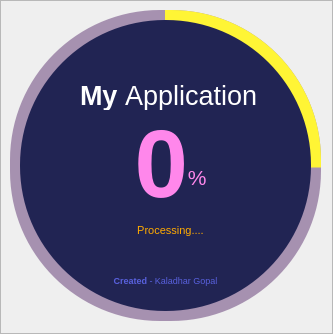
<?xml version="1.0" encoding="UTF-8"?>
<ui version="4.0">
 <class>MainWindow</class>
 <widget class="QMainWindow" name="MainWindow">
  <property name="geometry">
   <rect>
    <x>0</x>
    <y>0</y>
    <width>333</width>
    <height>334</height>
   </rect>
  </property>
  <property name="windowTitle">
   <string>MainWindow</string>
  </property>
  <widget class="QWidget" name="centralwidget">
   <layout class="QHBoxLayout" name="horizontalLayout">
    <property name="spacing">
     <number>0</number>
    </property>
    <property name="leftMargin">
     <number>0</number>
    </property>
    <property name="topMargin">
     <number>0</number>
    </property>
    <property name="rightMargin">
     <number>0</number>
    </property>
    <property name="bottomMargin">
     <number>0</number>
    </property>
    <item>
     <widget class="QFrame" name="frame">
      <property name="frameShape">
       <enum>QFrame::StyledPanel</enum>
      </property>
      <property name="frameShadow">
       <enum>QFrame::Raised</enum>
      </property>
      <widget class="QFrame" name="frame_2">
       <property name="geometry">
        <rect>
         <x>10</x>
         <y>10</y>
         <width>311</width>
         <height>311</height>
        </rect>
       </property>
       <property name="styleSheet">
        <string notr="true">QFrame{
	background-color: rgba(53, 0, 80,100);
border-radius:150px;

}</string>
       </property>
       <property name="frameShape">
        <enum>QFrame::StyledPanel</enum>
       </property>
       <property name="frameShadow">
        <enum>QFrame::Raised</enum>
       </property>
       <widget class="QLabel" name="ProgressBar">
        <property name="geometry">
         <rect>
          <x>0</x>
          <y>0</y>
          <width>311</width>
          <height>311</height>
         </rect>
        </property>
        <property name="styleSheet">
         <string notr="true">QLabel{
border-radius:150px;
	background-color: qconicalgradient(cx:0.5, cy:0.5, angle:90, stop:0.747082 rgba(255, 53, 53, 0), stop:0.749027 rgba(255, 245, 53, 255));
}</string>
        </property>
        <property name="text">
         <string/>
        </property>
       </widget>
       <widget class="QFrame" name="frame_3">
        <property name="geometry">
         <rect>
          <x>10</x>
          <y>10</y>
          <width>291</width>
          <height>291</height>
         </rect>
        </property>
        <property name="styleSheet">
         <string notr="true">QFrame{
border-radius:145px;
	
	background-color: rgb(33, 36, 83);
}</string>
        </property>
        <property name="frameShape">
         <enum>QFrame::StyledPanel</enum>
        </property>
        <property name="frameShadow">
         <enum>QFrame::Raised</enum>
        </property>
        <widget class="QLabel" name="label_2">
         <property name="geometry">
          <rect>
           <x>60</x>
           <y>40</y>
           <width>181</width>
           <height>71</height>
          </rect>
         </property>
         <property name="font">
          <font>
           <pointsize>11</pointsize>
          </font>
         </property>
         <property name="styleSheet">
          <string notr="true">color: rgb(255, 255, 255);
background-color: rgb(33, 36, 83);</string>
         </property>
         <property name="text">
          <string>&lt;html&gt;&lt;head/&gt;&lt;body&gt;&lt;p&gt;&lt;span style=&quot; font-size:20pt; font-weight:600;&quot;&gt;My &lt;/span&gt;&lt;span style=&quot; font-size:20pt;&quot;&gt;Application &lt;/span&gt;&lt;/p&gt;&lt;/body&gt;&lt;/html&gt;</string>
         </property>
        </widget>
        <widget class="QLabel" name="PercentLabel">
         <property name="geometry">
          <rect>
           <x>40</x>
           <y>90</y>
           <width>221</width>
           <height>111</height>
          </rect>
         </property>
         <property name="styleSheet">
          <string notr="true">color: rgb(255, 135, 235);</string>
         </property>
         <property name="frameShape">
          <enum>QFrame::NoFrame</enum>
         </property>
         <property name="text">
          <string>&lt;html&gt;&lt;head/&gt;&lt;body&gt;&lt;p align=&quot;center&quot;&gt;&lt;span style=&quot; font-size:72pt; font-weight:600;&quot;&gt;0&lt;/span&gt;&lt;span style=&quot; font-size:24pt; vertical-align:super;&quot;&gt;%&lt;/span&gt;&lt;/p&gt;&lt;/body&gt;&lt;/html&gt;</string>
         </property>
        </widget>
        <widget class="QLabel" name="LoadingLabel">
         <property name="geometry">
          <rect>
           <x>50</x>
           <y>200</y>
           <width>201</width>
           <height>21</height>
          </rect>
         </property>
         <property name="font">
          <font>
           <pointsize>11</pointsize>
          </font>
         </property>
         <property name="styleSheet">
          <string notr="true">QLabel{
border-radius:10px;
	color: rgb(255, 170, 0);
	background-color: qlineargradient(spread:pad, x1:0, y1:0, x2:1, y2:1, stop:0 rgba(0, 0, 0, 0), stop:1 rgba(255, 255, 255, 0));
}</string>
         </property>
         <property name="text">
          <string>&lt;html&gt;&lt;head/&gt;&lt;body&gt;&lt;p align=&quot;center&quot;&gt;&lt;span style=&quot; font-size:8pt;&quot;&gt;Processing....&lt;/span&gt;&lt;/p&gt;&lt;/body&gt;&lt;/html&gt;</string>
         </property>
        </widget>
        <widget class="QLabel" name="label_5">
         <property name="geometry">
          <rect>
           <x>80</x>
           <y>250</y>
           <width>131</width>
           <height>21</height>
          </rect>
         </property>
         <property name="font">
          <font>
           <pointsize>11</pointsize>
          </font>
         </property>
         <property name="styleSheet">
          <string notr="true">QLabel{
border-radius:10px;
	
	color: rgb(88, 96, 221);
	background-color: qlineargradient(spread:pad, x1:0, y1:0, x2:1, y2:1, stop:0 rgba(0, 0, 0, 0), stop:1 rgba(255, 255, 255, 0));
}</string>
         </property>
         <property name="text">
          <string>&lt;html&gt;&lt;head/&gt;&lt;body&gt;&lt;p align=&quot;center&quot;&gt;&lt;span style=&quot; font-size:7pt; font-weight:600;&quot;&gt;Created&lt;/span&gt;&lt;span style=&quot; font-size:7pt;&quot;&gt; - Kaladhar Gopal&lt;/span&gt;&lt;/p&gt;&lt;/body&gt;&lt;/html&gt;</string>
         </property>
        </widget>
       </widget>
      </widget>
     </widget>
    </item>
   </layout>
  </widget>
 </widget>
 <resources/>
 <connections/>
</ui>
